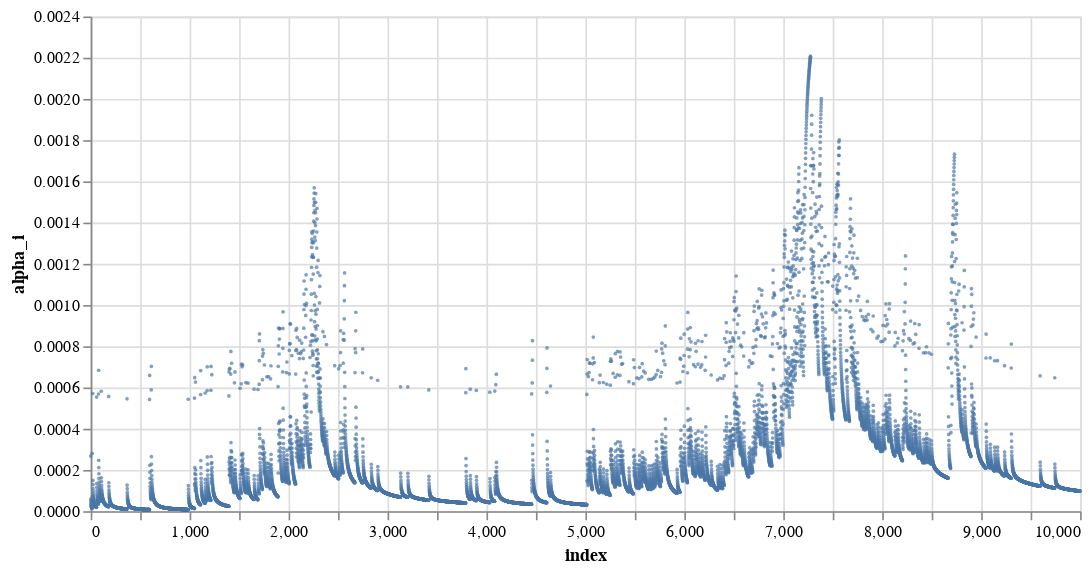

Write notebook code for a chart like this one.
### Markdown cell above
Under-the-hood, LORD++ is computing a sequence of significance thresholds. Every time a discovery is made, the threshold becomes more lenient. Every time we fail to reject a hypothesis, the threshold becomes more stringent. This explains the pattern of the thresholds below -- in the regions with the richest signal, we have the highest thresholds.

### Code cell
ctl.plot_alpha_sequence(online_result_updated)

### Figure 1 — Vega specification as saved in the notebook (floating-point values rounded to 4 significant figures; data arrays with more than 128 entries replaced by an {"elided": "..."} marker saying what was removed)
{"$schema": "https://vega.github.io/schema/vega/v5.json", "data": [{"name": "source_0", "values": {"elided": "10000 records"}}, {"name": "source_0_x_domain_index", "values": [{"min": 0, "max": 9999}]}, {"name": "source_0_y_domain_alpha_i", "values": [{"min": 7.204e-06, "max": 0.002208}]}], "marks": [{"type": "symbol", "name": "marks", "from": {"data": "source_0"}, "encode": {"update": {"x": {"field": "index", "scale": "x"}, "shape": {"value": "circle"}, "size": {"value": 5}, "fill": {"value": "#4c78a8"}, "y": {"field": "alpha_i", "scale": "y"}, "opacity": {"value": 0.7}}}, "style": ["circle"]}], "scales": [{"name": "x", "type": "linear", "domain": [{"signal": "(data(\"source_0_x_domain_index\")[0] || {}).min"}, {"signal": "(data(\"source_0_x_domain_index\")[0] || {}).max"}], "range": [0, {"signal": "width"}], "zero": true, "nice": true}, {"name": "y", "type": "linear", "domain": [{"signal": "(data(\"source_0_y_domain_alpha_i\")[0] || {}).min"}, {"signal": "(data(\"source_0_y_domain_alpha_i\")[0] || {}).max"}], "range": [{"signal": "height"}, 0], "zero": true, "nice": true}], "axes": [{"scale": "x", "labels": false, "domain": false, "aria": false, "gridScale": "y", "maxExtent": 0, "tickCount": {"signal": "ceil(width/40)"}, "orient": "bottom", "minExtent": 0, "ticks": false, "grid": true, "zindex": 0}, {"scale": "y", "orient": "left", "gridScale": "x", "ticks": false, "labels": false, "aria": false, "grid": true, "maxExtent": 0, "domain": false, "minExtent": 0, "tickCount": {"signal": "ceil(height/40)"}, "zindex": 0}, {"scale": "x", "orient": "bottom", "labelFlush": true, "tickCount": {"signal": "ceil(width/40)"}, "zindex": 0, "labelOverlap": true, "title": "index", "grid": false}, {"scale": "y", "labelOverlap": true, "tickCount": {"signal": "ceil(height/40)"}, "grid": false, "title": "alpha_i", "orient": "left", "zindex": 0}], "padding": 5, "width": 600, "height": 300, "style": "cell", "background": "white"}
